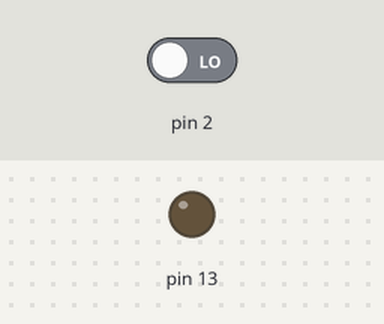
Simulated run of this sketch. Board: Arduino Uno, built with avr-gcc and run on an emulated ATmega328P. Parts: output pins drawn as LEDs (lit = HIGH). The test bench sets the inputs (shaded band); at power-on: pin 2 LOW.

Above: at 1.2 s.
1.3 s: pin 2 driven HIGH
At 2.3 s:
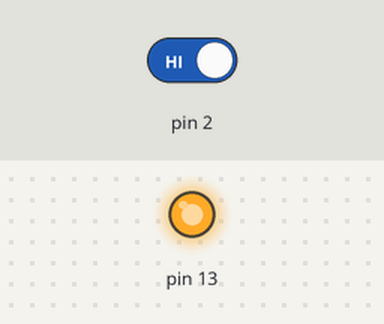
2.8 s: pin 2 driven LOW
At 3.5 s:
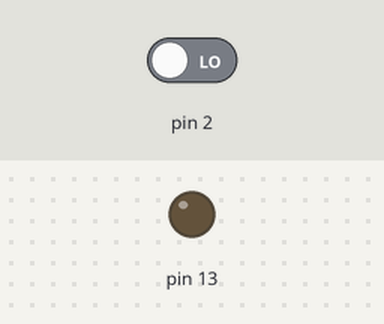
Timing chart, 0 to 5.8 s (numbered marks = the images above; inputs shaded):
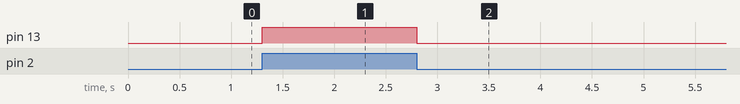

Measured:
- after the input at 1.3 s, pin 13: LOW → HIGH at once
- after the input at 2.8 s, pin 13: HIGH → LOW at once

The sketch:

sensor-presenca-codigo-rcwl-0516.ino
```cpp
void setup() {
  // put your setup code here, to run once:
  pinMode(2, INPUT);
  pinMode(13, OUTPUT);
}

void loop() {
  // put your main code here, to run repeatedly:
  if(digitalRead(2)){
    digitalWrite(13, HIGH);
  }else{
    digitalWrite(13, LOW);
  }
}
```
